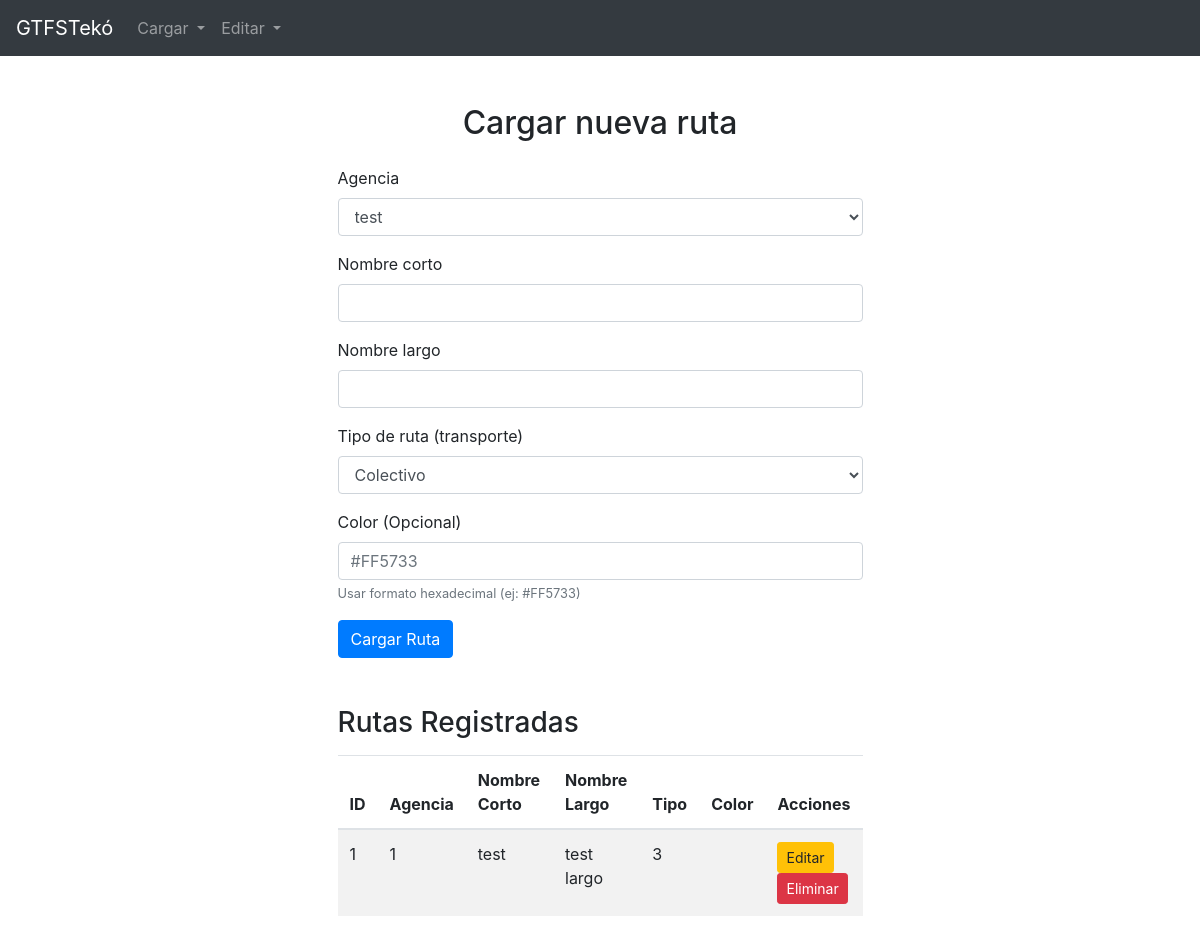
/route/cargar_routes, run on an earlier commit of the app's database.
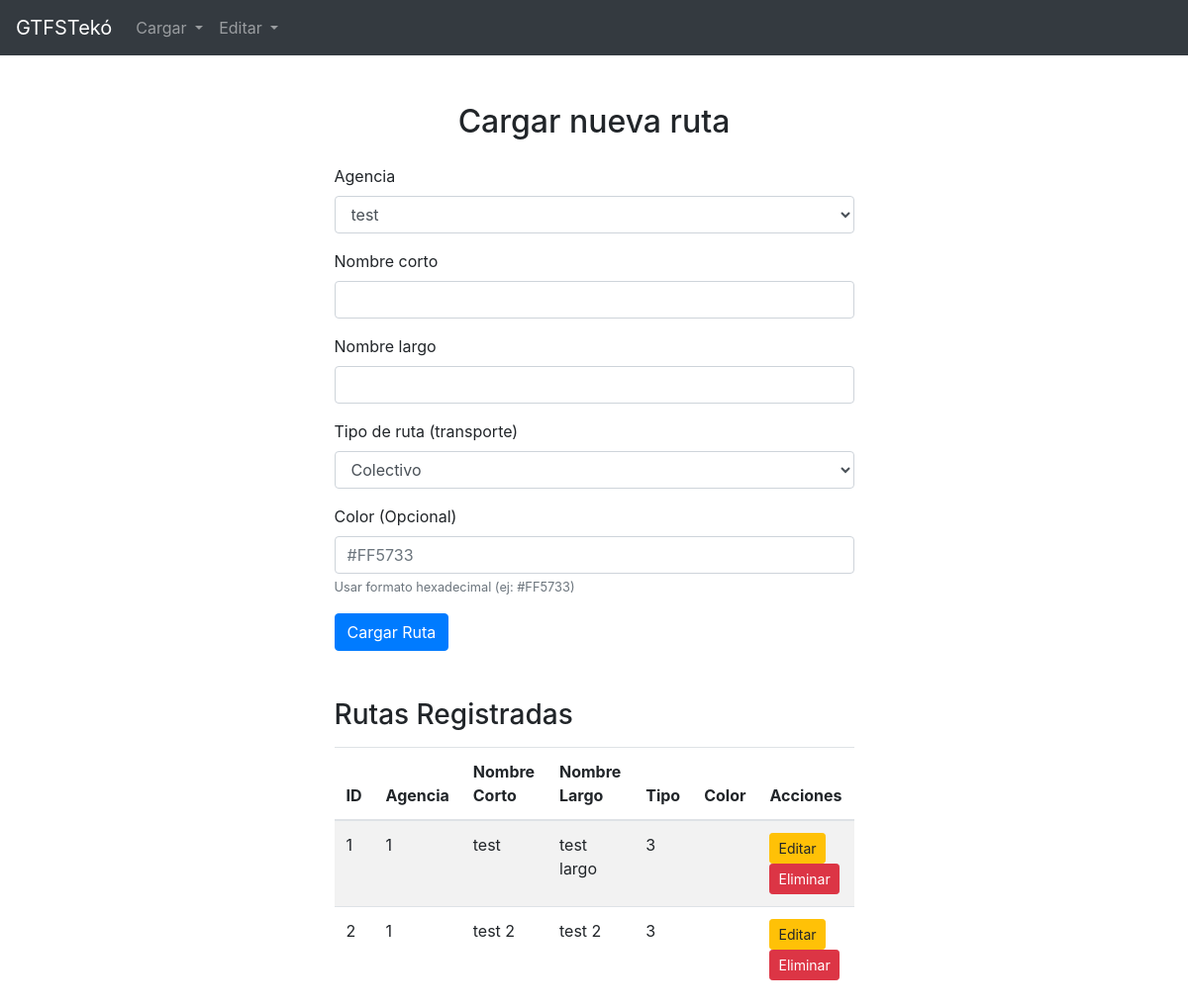
And on a later commit of the database.
### models/models.py (models this page shows)
class Route(db.Model):
    route_id = db.Column(db.Integer, primary_key=True)
    agency_id = db.Column(db.Integer, db.ForeignKey('agency.agency_id'), nullable=False)
    route_short_name = db.Column(db.String(10), nullable=False)
    route_long_name = db.Column(db.String(100), nullable=False)
    route_type = db.Column(db.Integer, nullable=False)
    route_color = db.Column(db.String(6))

### routes/route_routes.py (the view, shortened to what this page needs)
@route_bp.route('/cargar_routes', methods=['GET', 'POST'])
def cargar_routes():
    agencies = Agency.query.all()  # Fetch agencies for dropdown
    routes = Route.query.all()  # Fetch routes for table
    return render_template('cargar_routes.html', agencies=agencies, routes=routes)

### templates/cargar_routes.html (shortened to what this page needs)
{% extends "base.html" %}
{% block content %}
<div class="container mt-5 w-50">
    <h2 class="text-center">Cargar nueva ruta</h2>
    <form method="POST" class="mt-4">
        <div class="form-group">
            <label for="agency_id">Agencia</label>
            <select class="form-control" id="agency_id" name="agency_id" required>
                {% for agency in agencies %}
                    <option value="{{ agency.agency_id }}">{{ agency.agency_name }}</option>
                {% endfor %}
            </select>
        </div>
        <div class="form-group">
            <label for="route_short_name">Nombre corto</label>
            <input type="text" class="form-control" id="route_short_name" name="route_short_name" required>
        </div>
        <div class="form-group">
            <label for="route_long_name">Nombre largo</label>
            <input type="text" class="form-control" id="route_long_name" name="route_long_name" required>
        </div>
        <div class="form-group">
            <label for="route_type">Tipo de ruta (transporte)</label>
            <select class="form-control" id="route_type" name="route_type" required>
                <option value="3">Colectivo</option>
            </select>
        </div>
        <div class="form-group">
            <label for="route_color">Color (Opcional)</label>
            <input type="text" class="form-control" id="route_color" name="route_color" placeholder="#FF5733" maxlength="7">
            <small class="form-text text-muted">Usar formato hexadecimal (ej: #FF5733)</small>
        </div>
        <button type="submit" class="btn btn-primary">Cargar Ruta</button>
    </form>
    <h3 class="mt-5">Rutas Registradas</h3>
    <table class="table table-striped mt-3">
        <thead>
            <tr>
                <th>ID</th>
                <th>Agencia</th>
                <th>Nombre Corto</th>
                <th>Nombre Largo</th>
                <th>Tipo</th>
                <th>Color</th>
                <th>Acciones</th>
            </tr>
        </thead>
        <tbody>
            {% for route in routes %}
                <tr>
                    <td>{{ route.route_id }}</td>
                    <td>{{ route.agency_id }}</td>
                    <td>{{ route.route_short_name }}</td>
                    <td>{{ route.route_long_name }}</td>
                    <td>{{ route.route_type }}</td>
                    <td>{{ route.route_color }}</td>
                    <td>
                        <form method="POST" action="{{ url_for('route.editar_route') }}">
                            <button type="submit" class="btn btn-warning btn-sm">Editar</button>
                        </form>
                        <form method="POST" action="{{ url_for('route.delete_route', route_id=route.route_id) }}" onsubmit="return confirm('¿Estás seguro de que deseas eliminar esta ruta?');">
                            <button type="submit" class="btn btn-danger btn-sm">Eliminar</button>
                        </form>
                    </td>
                </tr>
            {% endfor %}
        </tbody>
    </table>
</div>
{% endblock %}

What changed in the data, as far as the page shows it:
added Route: route_id "2", agency_id "1", route_short_name "test 2", route_long_name "test 2", route_type "3"
